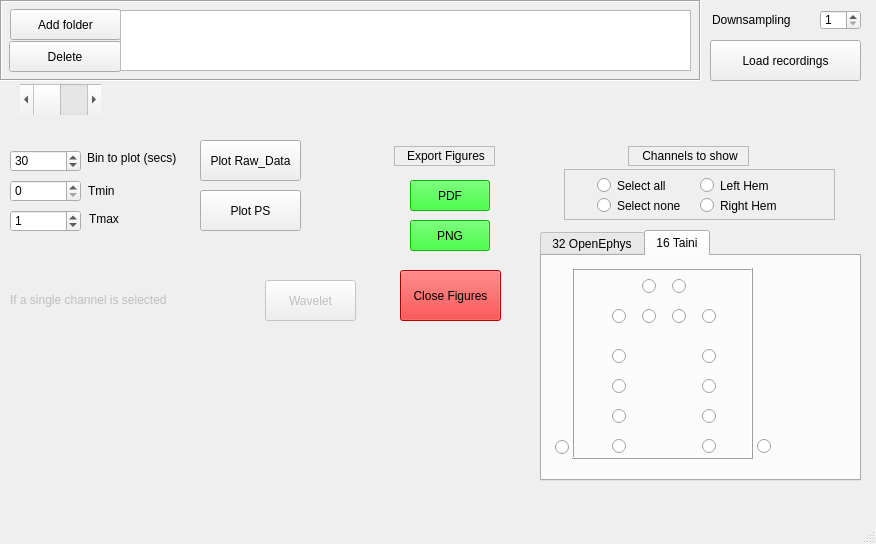
<?xml version="1.0" encoding="UTF-8"?>
<ui version="4.0">
 <class>window_record_viewer</class>
 <widget class="QMainWindow" name="window_record_viewer">
  <property name="geometry">
   <rect>
    <x>0</x>
    <y>0</y>
    <width>876</width>
    <height>544</height>
   </rect>
  </property>
  <property name="windowTitle">
   <string>MainWindow</string>
  </property>
  <widget class="QWidget" name="centralwidget">
   <widget class="QTabWidget" name="tabWidget">
    <property name="geometry">
     <rect>
      <x>540</x>
      <y>230</y>
      <width>321</width>
      <height>251</height>
     </rect>
    </property>
    <property name="currentIndex">
     <number>1</number>
    </property>
    <widget class="QWidget" name="tab_2">
     <attribute name="title">
      <string>32 OpenEphys</string>
     </attribute>
     <widget class="QPushButton" name="ButtonExportToExcel">
      <property name="geometry">
       <rect>
        <x>660</x>
        <y>550</y>
        <width>75</width>
        <height>23</height>
       </rect>
      </property>
      <property name="text">
       <string>Export</string>
      </property>
     </widget>
     <widget class="QRadioButton" name="e_11">
      <property name="geometry">
       <rect>
        <x>53</x>
        <y>71</y>
        <width>16</width>
        <height>17</height>
       </rect>
      </property>
      <property name="text">
       <string/>
      </property>
      <property name="autoExclusive">
       <bool>false</bool>
      </property>
     </widget>
     <widget class="QRadioButton" name="e_14">
      <property name="geometry">
       <rect>
        <x>83</x>
        <y>21</y>
        <width>16</width>
        <height>17</height>
       </rect>
      </property>
      <property name="toolTip">
       <string>&lt;html&gt;&lt;head/&gt;&lt;body&gt;&lt;p&gt;M1_FrA_LEFT&lt;/p&gt;&lt;/body&gt;&lt;/html&gt;</string>
      </property>
      <property name="text">
       <string/>
      </property>
      <property name="checked">
       <bool>true</bool>
      </property>
      <property name="autoExclusive">
       <bool>false</bool>
      </property>
     </widget>
     <widget class="QRadioButton" name="e_1">
      <property name="geometry">
       <rect>
        <x>43</x>
        <y>121</y>
        <width>16</width>
        <height>17</height>
       </rect>
      </property>
      <property name="text">
       <string/>
      </property>
      <property name="autoExclusive">
       <bool>false</bool>
      </property>
     </widget>
     <widget class="QRadioButton" name="e_12">
      <property name="geometry">
       <rect>
        <x>73</x>
        <y>51</y>
        <width>16</width>
        <height>17</height>
       </rect>
      </property>
      <property name="text">
       <string/>
      </property>
      <property name="autoExclusive">
       <bool>false</bool>
      </property>
     </widget>
     <widget class="QRadioButton" name="e_9">
      <property name="geometry">
       <rect>
        <x>73</x>
        <y>91</y>
        <width>16</width>
        <height>17</height>
       </rect>
      </property>
      <property name="text">
       <string/>
      </property>
      <property name="autoExclusive">
       <bool>false</bool>
      </property>
     </widget>
     <widget class="QRadioButton" name="e_4">
      <property name="geometry">
       <rect>
        <x>43</x>
        <y>151</y>
        <width>16</width>
        <height>17</height>
       </rect>
      </property>
      <property name="text">
       <string/>
      </property>
      <property name="autoExclusive">
       <bool>false</bool>
      </property>
     </widget>
     <widget class="QRadioButton" name="e_7">
      <property name="geometry">
       <rect>
        <x>43</x>
        <y>181</y>
        <width>16</width>
        <height>17</height>
       </rect>
      </property>
      <property name="text">
       <string/>
      </property>
      <property name="autoExclusive">
       <bool>false</bool>
      </property>
     </widget>
     <widget class="QRadioButton" name="e_0">
      <property name="geometry">
       <rect>
        <x>73</x>
        <y>121</y>
        <width>16</width>
        <height>17</height>
       </rect>
      </property>
      <property name="text">
       <string/>
      </property>
      <property name="autoExclusive">
       <bool>false</bool>
      </property>
     </widget>
     <widget class="QRadioButton" name="e_3">
      <property name="geometry">
       <rect>
        <x>73</x>
        <y>151</y>
        <width>16</width>
        <height>17</height>
       </rect>
      </property>
      <property name="text">
       <string/>
      </property>
      <property name="autoExclusive">
       <bool>false</bool>
      </property>
     </widget>
     <widget class="QRadioButton" name="e_15">
      <property name="geometry">
       <rect>
        <x>103</x>
        <y>21</y>
        <width>16</width>
        <height>17</height>
       </rect>
      </property>
      <property name="text">
       <string/>
      </property>
      <property name="autoExclusive">
       <bool>false</bool>
      </property>
     </widget>
     <widget class="QRadioButton" name="e_13">
      <property name="geometry">
       <rect>
        <x>103</x>
        <y>51</y>
        <width>16</width>
        <height>17</height>
       </rect>
      </property>
      <property name="text">
       <string/>
      </property>
      <property name="autoExclusive">
       <bool>false</bool>
      </property>
     </widget>
     <widget class="QRadioButton" name="e_8">
      <property name="geometry">
       <rect>
        <x>103</x>
        <y>121</y>
        <width>16</width>
        <height>17</height>
       </rect>
      </property>
      <property name="text">
       <string/>
      </property>
      <property name="autoExclusive">
       <bool>false</bool>
      </property>
     </widget>
     <widget class="QRadioButton" name="e_10">
      <property name="geometry">
       <rect>
        <x>103</x>
        <y>91</y>
        <width>16</width>
        <height>17</height>
       </rect>
      </property>
      <property name="text">
       <string/>
      </property>
      <property name="autoExclusive">
       <bool>false</bool>
      </property>
     </widget>
     <widget class="QRadioButton" name="e_2">
      <property name="geometry">
       <rect>
        <x>103</x>
        <y>151</y>
        <width>16</width>
        <height>17</height>
       </rect>
      </property>
      <property name="text">
       <string/>
      </property>
      <property name="autoExclusive">
       <bool>false</bool>
      </property>
     </widget>
     <widget class="QRadioButton" name="e_6">
      <property name="geometry">
       <rect>
        <x>73</x>
        <y>181</y>
        <width>16</width>
        <height>17</height>
       </rect>
      </property>
      <property name="text">
       <string/>
      </property>
      <property name="autoExclusive">
       <bool>false</bool>
      </property>
     </widget>
     <widget class="QRadioButton" name="e_5">
      <property name="geometry">
       <rect>
        <x>103</x>
        <y>181</y>
        <width>16</width>
        <height>17</height>
       </rect>
      </property>
      <property name="text">
       <string/>
      </property>
      <property name="autoExclusive">
       <bool>false</bool>
      </property>
     </widget>
     <widget class="QRadioButton" name="e_29">
      <property name="geometry">
       <rect>
        <x>133</x>
        <y>151</y>
        <width>16</width>
        <height>17</height>
       </rect>
      </property>
      <property name="text">
       <string/>
      </property>
      <property name="autoExclusive">
       <bool>false</bool>
      </property>
     </widget>
     <widget class="QRadioButton" name="e_18">
      <property name="geometry">
       <rect>
        <x>133</x>
        <y>51</y>
        <width>16</width>
        <height>17</height>
       </rect>
      </property>
      <property name="text">
       <string/>
      </property>
      <property name="autoExclusive">
       <bool>false</bool>
      </property>
     </widget>
     <widget class="QRadioButton" name="e_21">
      <property name="geometry">
       <rect>
        <x>133</x>
        <y>91</y>
        <width>16</width>
        <height>17</height>
       </rect>
      </property>
      <property name="text">
       <string/>
      </property>
      <property name="autoExclusive">
       <bool>false</bool>
      </property>
     </widget>
     <widget class="QRadioButton" name="e_23">
      <property name="geometry">
       <rect>
        <x>133</x>
        <y>121</y>
        <width>16</width>
        <height>17</height>
       </rect>
      </property>
      <property name="text">
       <string/>
      </property>
      <property name="autoExclusive">
       <bool>false</bool>
      </property>
     </widget>
     <widget class="QRadioButton" name="e_16">
      <property name="geometry">
       <rect>
        <x>133</x>
        <y>21</y>
        <width>16</width>
        <height>17</height>
       </rect>
      </property>
      <property name="text">
       <string/>
      </property>
      <property name="autoExclusive">
       <bool>false</bool>
      </property>
     </widget>
     <widget class="QRadioButton" name="e_26">
      <property name="geometry">
       <rect>
        <x>133</x>
        <y>181</y>
        <width>16</width>
        <height>17</height>
       </rect>
      </property>
      <property name="text">
       <string/>
      </property>
      <property name="autoExclusive">
       <bool>false</bool>
      </property>
     </widget>
     <widget class="QRadioButton" name="e_28">
      <property name="geometry">
       <rect>
        <x>163</x>
        <y>151</y>
        <width>16</width>
        <height>17</height>
       </rect>
      </property>
      <property name="text">
       <string/>
      </property>
      <property name="autoExclusive">
       <bool>false</bool>
      </property>
     </widget>
     <widget class="QRadioButton" name="e_31">
      <property name="geometry">
       <rect>
        <x>163</x>
        <y>121</y>
        <width>16</width>
        <height>17</height>
       </rect>
      </property>
      <property name="text">
       <string/>
      </property>
     </widget>
     <widget class="QRadioButton" name="e_17">
      <property name="geometry">
       <rect>
        <x>153</x>
        <y>21</y>
        <width>16</width>
        <height>17</height>
       </rect>
      </property>
      <property name="toolTip">
       <string>M1_FrA_RIGHT</string>
      </property>
      <property name="toolTipDuration">
       <number>10</number>
      </property>
      <property name="statusTip">
       <string>M1_FrA_RIGHT</string>
      </property>
      <property name="whatsThis">
       <string/>
      </property>
      <property name="accessibleName">
       <string/>
      </property>
      <property name="accessibleDescription">
       <string/>
      </property>
      <property name="text">
       <string/>
      </property>
      <property name="autoExclusive">
       <bool>false</bool>
      </property>
     </widget>
     <widget class="QRadioButton" name="e_19">
      <property name="geometry">
       <rect>
        <x>163</x>
        <y>51</y>
        <width>16</width>
        <height>17</height>
       </rect>
      </property>
      <property name="text">
       <string/>
      </property>
      <property name="autoExclusive">
       <bool>false</bool>
      </property>
     </widget>
     <widget class="QRadioButton" name="e_25">
      <property name="geometry">
       <rect>
        <x>163</x>
        <y>181</y>
        <width>16</width>
        <height>17</height>
       </rect>
      </property>
      <property name="text">
       <string/>
      </property>
      <property name="autoExclusive">
       <bool>false</bool>
      </property>
     </widget>
     <widget class="QRadioButton" name="e_22">
      <property name="geometry">
       <rect>
        <x>163</x>
        <y>91</y>
        <width>16</width>
        <height>17</height>
       </rect>
      </property>
      <property name="text">
       <string/>
      </property>
      <property name="autoExclusive">
       <bool>false</bool>
      </property>
     </widget>
     <widget class="QRadioButton" name="e_27">
      <property name="geometry">
       <rect>
        <x>193</x>
        <y>151</y>
        <width>16</width>
        <height>17</height>
       </rect>
      </property>
      <property name="text">
       <string/>
      </property>
      <property name="autoExclusive">
       <bool>false</bool>
      </property>
     </widget>
     <widget class="QRadioButton" name="e_30">
      <property name="geometry">
       <rect>
        <x>193</x>
        <y>121</y>
        <width>16</width>
        <height>17</height>
       </rect>
      </property>
      <property name="text">
       <string/>
      </property>
      <property name="autoExclusive">
       <bool>false</bool>
      </property>
     </widget>
     <widget class="QRadioButton" name="e_20">
      <property name="geometry">
       <rect>
        <x>183</x>
        <y>71</y>
        <width>16</width>
        <height>17</height>
       </rect>
      </property>
      <property name="text">
       <string/>
      </property>
      <property name="autoExclusive">
       <bool>false</bool>
      </property>
     </widget>
     <widget class="QRadioButton" name="e_24">
      <property name="geometry">
       <rect>
        <x>193</x>
        <y>181</y>
        <width>16</width>
        <height>17</height>
       </rect>
      </property>
      <property name="text">
       <string/>
      </property>
      <property name="autoExclusive">
       <bool>false</bool>
      </property>
     </widget>
     <widget class="QFrame" name="frame_3">
      <property name="geometry">
       <rect>
        <x>33</x>
        <y>11</y>
        <width>181</width>
        <height>191</height>
       </rect>
      </property>
      <property name="frameShape">
       <enum>QFrame::Box</enum>
      </property>
      <property name="frameShadow">
       <enum>QFrame::Raised</enum>
      </property>
     </widget>
     <zorder>frame_3</zorder>
     <zorder>ButtonExportToExcel</zorder>
     <zorder>e_11</zorder>
     <zorder>e_14</zorder>
     <zorder>e_1</zorder>
     <zorder>e_12</zorder>
     <zorder>e_9</zorder>
     <zorder>e_4</zorder>
     <zorder>e_7</zorder>
     <zorder>e_0</zorder>
     <zorder>e_3</zorder>
     <zorder>e_15</zorder>
     <zorder>e_13</zorder>
     <zorder>e_8</zorder>
     <zorder>e_10</zorder>
     <zorder>e_2</zorder>
     <zorder>e_6</zorder>
     <zorder>e_5</zorder>
     <zorder>e_29</zorder>
     <zorder>e_18</zorder>
     <zorder>e_21</zorder>
     <zorder>e_23</zorder>
     <zorder>e_16</zorder>
     <zorder>e_26</zorder>
     <zorder>e_28</zorder>
     <zorder>e_31</zorder>
     <zorder>e_17</zorder>
     <zorder>e_19</zorder>
     <zorder>e_25</zorder>
     <zorder>e_22</zorder>
     <zorder>e_27</zorder>
     <zorder>e_30</zorder>
     <zorder>e_20</zorder>
     <zorder>e_24</zorder>
    </widget>
    <widget class="QWidget" name="tab">
     <attribute name="title">
      <string>16 Taini</string>
     </attribute>
     <widget class="QFrame" name="frame_5">
      <property name="geometry">
       <rect>
        <x>30</x>
        <y>12</y>
        <width>181</width>
        <height>191</height>
       </rect>
      </property>
      <property name="frameShape">
       <enum>QFrame::Box</enum>
      </property>
      <property name="frameShadow">
       <enum>QFrame::Raised</enum>
      </property>
      <widget class="QRadioButton" name="et_2">
       <property name="geometry">
        <rect>
         <x>100</x>
         <y>40</y>
         <width>16</width>
         <height>17</height>
        </rect>
       </property>
       <property name="toolTip">
        <string>&lt;html&gt;&lt;head/&gt;&lt;body&gt;&lt;p&gt;M2_ant&lt;/p&gt;&lt;/body&gt;&lt;/html&gt;</string>
       </property>
       <property name="text">
        <string/>
       </property>
       <property name="autoExclusive">
        <bool>false</bool>
       </property>
      </widget>
      <widget class="QRadioButton" name="et_5">
       <property name="geometry">
        <rect>
         <x>130</x>
         <y>170</y>
         <width>16</width>
         <height>17</height>
        </rect>
       </property>
       <property name="toolTip">
        <string>&lt;html&gt;&lt;head/&gt;&lt;body&gt;&lt;p&gt;V1M&lt;/p&gt;&lt;/body&gt;&lt;/html&gt;</string>
       </property>
       <property name="text">
        <string/>
       </property>
       <property name="autoExclusive">
        <bool>false</bool>
       </property>
      </widget>
      <widget class="QRadioButton" name="et_11">
       <property name="geometry">
        <rect>
         <x>40</x>
         <y>140</y>
         <width>16</width>
         <height>17</height>
        </rect>
       </property>
       <property name="text">
        <string/>
       </property>
       <property name="autoExclusive">
        <bool>false</bool>
       </property>
      </widget>
     </widget>
     <widget class="QRadioButton" name="et_6">
      <property name="geometry">
       <rect>
        <x>160</x>
        <y>92</y>
        <width>16</width>
        <height>17</height>
       </rect>
      </property>
      <property name="toolTip">
       <string>&lt;html&gt;&lt;head/&gt;&lt;body&gt;&lt;p&gt;S1HL_S1FL&lt;/p&gt;&lt;/body&gt;&lt;/html&gt;</string>
      </property>
      <property name="text">
       <string/>
      </property>
      <property name="autoExclusive">
       <bool>false</bool>
      </property>
     </widget>
     <widget class="QRadioButton" name="et_12">
      <property name="geometry">
       <rect>
        <x>70</x>
        <y>182</y>
        <width>16</width>
        <height>17</height>
       </rect>
      </property>
      <property name="text">
       <string/>
      </property>
      <property name="autoExclusive">
       <bool>false</bool>
      </property>
     </widget>
     <widget class="QRadioButton" name="et_13">
      <property name="geometry">
       <rect>
        <x>70</x>
        <y>92</y>
        <width>16</width>
        <height>17</height>
       </rect>
      </property>
      <property name="text">
       <string/>
      </property>
      <property name="autoExclusive">
       <bool>false</bool>
      </property>
     </widget>
     <widget class="QRadioButton" name="et_0">
      <property name="geometry">
       <rect>
        <x>160</x>
        <y>122</y>
        <width>16</width>
        <height>17</height>
       </rect>
      </property>
      <property name="toolTip">
       <string>&lt;html&gt;&lt;head/&gt;&lt;body&gt;&lt;p&gt;S1Tr&lt;/p&gt;&lt;/body&gt;&lt;/html&gt;</string>
      </property>
      <property name="text">
       <string/>
      </property>
     </widget>
     <widget class="QRadioButton" name="et_3">
      <property name="geometry">
       <rect>
        <x>160</x>
        <y>52</y>
        <width>16</width>
        <height>17</height>
       </rect>
      </property>
      <property name="toolTip">
       <string>&lt;html&gt;&lt;head/&gt;&lt;body&gt;&lt;p&gt;M1_ant&lt;/p&gt;&lt;/body&gt;&lt;/html&gt;</string>
      </property>
      <property name="text">
       <string/>
      </property>
      <property name="autoExclusive">
       <bool>false</bool>
      </property>
     </widget>
     <widget class="QRadioButton" name="et_8">
      <property name="geometry">
       <rect>
        <x>100</x>
        <y>22</y>
        <width>16</width>
        <height>17</height>
       </rect>
      </property>
      <property name="text">
       <string/>
      </property>
      <property name="autoExclusive">
       <bool>false</bool>
      </property>
     </widget>
     <widget class="QRadioButton" name="et_4">
      <property name="geometry">
       <rect>
        <x>160</x>
        <y>152</y>
        <width>16</width>
        <height>17</height>
       </rect>
      </property>
      <property name="toolTip">
       <string>&lt;html&gt;&lt;head/&gt;&lt;body&gt;&lt;p&gt;V2ML&lt;/p&gt;&lt;/body&gt;&lt;/html&gt;</string>
      </property>
      <property name="text">
       <string/>
      </property>
      <property name="autoExclusive">
       <bool>false</bool>
      </property>
     </widget>
     <widget class="QRadioButton" name="et_10">
      <property name="geometry">
       <rect>
        <x>70</x>
        <y>52</y>
        <width>16</width>
        <height>17</height>
       </rect>
      </property>
      <property name="text">
       <string/>
      </property>
      <property name="autoExclusive">
       <bool>false</bool>
      </property>
     </widget>
     <widget class="QRadioButton" name="et_7">
      <property name="geometry">
       <rect>
        <x>70</x>
        <y>122</y>
        <width>16</width>
        <height>17</height>
       </rect>
      </property>
      <property name="text">
       <string/>
      </property>
      <property name="autoExclusive">
       <bool>false</bool>
      </property>
     </widget>
     <widget class="QRadioButton" name="et_1">
      <property name="geometry">
       <rect>
        <x>130</x>
        <y>22</y>
        <width>16</width>
        <height>17</height>
       </rect>
      </property>
      <property name="toolTip">
       <string>&lt;html&gt;&lt;head/&gt;&lt;body&gt;&lt;p&gt;M2_FrA&lt;/p&gt;&lt;/body&gt;&lt;/html&gt;</string>
      </property>
      <property name="text">
       <string/>
      </property>
      <property name="autoExclusive">
       <bool>false</bool>
      </property>
     </widget>
     <widget class="QRadioButton" name="et_9">
      <property name="geometry">
       <rect>
        <x>100</x>
        <y>52</y>
        <width>16</width>
        <height>17</height>
       </rect>
      </property>
      <property name="text">
       <string/>
      </property>
      <property name="autoExclusive">
       <bool>false</bool>
      </property>
     </widget>
     <widget class="QRadioButton" name="et_14">
      <property name="geometry">
       <rect>
        <x>215</x>
        <y>182</y>
        <width>16</width>
        <height>17</height>
       </rect>
      </property>
      <property name="toolTip">
       <string>&lt;html&gt;&lt;head/&gt;&lt;body&gt;&lt;p&gt;EMG_Right&lt;/p&gt;&lt;/body&gt;&lt;/html&gt;</string>
      </property>
      <property name="text">
       <string/>
      </property>
      <property name="autoExclusive">
       <bool>false</bool>
      </property>
     </widget>
     <widget class="QRadioButton" name="et_15">
      <property name="geometry">
       <rect>
        <x>13</x>
        <y>183</y>
        <width>16</width>
        <height>17</height>
       </rect>
      </property>
      <property name="toolTip">
       <string>&lt;html&gt;&lt;head/&gt;&lt;body&gt;&lt;p&gt;EMG_Left&lt;/p&gt;&lt;/body&gt;&lt;/html&gt;</string>
      </property>
      <property name="text">
       <string/>
      </property>
      <property name="autoExclusive">
       <bool>false</bool>
      </property>
     </widget>
    </widget>
   </widget>
   <widget class="QFrame" name="frame_Experimental_2">
    <property name="geometry">
     <rect>
      <x>0</x>
      <y>0</y>
      <width>701</width>
      <height>81</height>
     </rect>
    </property>
    <property name="frameShape">
     <enum>QFrame::Box</enum>
    </property>
    <property name="frameShadow">
     <enum>QFrame::Sunken</enum>
    </property>
    <widget class="QPushButton" name="ButtonAdd_IndRecords">
     <property name="geometry">
      <rect>
       <x>10</x>
       <y>9</y>
       <width>111</width>
       <height>31</height>
      </rect>
     </property>
     <property name="text">
      <string>Add folder</string>
     </property>
    </widget>
    <widget class="QPushButton" name="ButtonDelete_IndRecords">
     <property name="geometry">
      <rect>
       <x>9</x>
       <y>41</y>
       <width>112</width>
       <height>31</height>
      </rect>
     </property>
     <property name="text">
      <string>Delete</string>
     </property>
    </widget>
    <widget class="QListWidget" name="listWidget_Indiv_recordings">
     <property name="geometry">
      <rect>
       <x>120</x>
       <y>10</y>
       <width>571</width>
       <height>61</height>
      </rect>
     </property>
    </widget>
   </widget>
   <widget class="QSpinBox" name="spinBoxDownsampling_2">
    <property name="enabled">
     <bool>true</bool>
    </property>
    <property name="geometry">
     <rect>
      <x>820</x>
      <y>10</y>
      <width>41</width>
      <height>20</height>
     </rect>
    </property>
    <property name="minimum">
     <number>1</number>
    </property>
    <property name="maximum">
     <number>128</number>
    </property>
    <property name="value">
     <number>1</number>
    </property>
   </widget>
   <widget class="QLabel" name="label_20">
    <property name="enabled">
     <bool>true</bool>
    </property>
    <property name="geometry">
     <rect>
      <x>712</x>
      <y>10</y>
      <width>101</width>
      <height>20</height>
     </rect>
    </property>
    <property name="text">
     <string>Downsampling</string>
    </property>
   </widget>
   <widget class="QPushButton" name="ButtonLoadRecordings">
    <property name="geometry">
     <rect>
      <x>710</x>
      <y>40</y>
      <width>151</width>
      <height>41</height>
     </rect>
    </property>
    <property name="text">
     <string>Load recordings</string>
    </property>
   </widget>
   <widget class="QScrollBar" name="ScrollBarCurrentRecord">
    <property name="geometry">
     <rect>
      <x>20</x>
      <y>84</y>
      <width>81</width>
      <height>31</height>
     </rect>
    </property>
    <property name="orientation">
     <enum>Qt::Horizontal</enum>
    </property>
   </widget>
   <widget class="QLabel" name="labelCurrentRecording">
    <property name="geometry">
     <rect>
      <x>110</x>
      <y>90</y>
      <width>751</width>
      <height>31</height>
     </rect>
    </property>
    <property name="text">
     <string/>
    </property>
   </widget>
   <widget class="QSpinBox" name="BoxBinSize">
    <property name="geometry">
     <rect>
      <x>10</x>
      <y>150</y>
      <width>71</width>
      <height>22</height>
     </rect>
    </property>
    <property name="maximum">
     <number>600000</number>
    </property>
    <property name="singleStep">
     <number>30</number>
    </property>
    <property name="value">
     <number>30</number>
    </property>
   </widget>
   <widget class="QPushButton" name="ButtonCoherogram">
    <property name="enabled">
     <bool>false</bool>
    </property>
    <property name="geometry">
     <rect>
      <x>265</x>
      <y>280</y>
      <width>91</width>
      <height>41</height>
     </rect>
    </property>
    <property name="text">
     <string>Wavelet</string>
    </property>
   </widget>
   <widget class="QSpinBox" name="BoxTmax">
    <property name="geometry">
     <rect>
      <x>10</x>
      <y>210</y>
      <width>71</width>
      <height>22</height>
     </rect>
    </property>
    <property name="maximum">
     <number>6000000</number>
    </property>
    <property name="singleStep">
     <number>60</number>
    </property>
    <property name="value">
     <number>1</number>
    </property>
   </widget>
   <widget class="QLabel" name="label_5">
    <property name="geometry">
     <rect>
      <x>87</x>
      <y>150</y>
      <width>151</width>
      <height>16</height>
     </rect>
    </property>
    <property name="text">
     <string>Bin to plot (secs)</string>
    </property>
   </widget>
   <widget class="QLabel" name="label_8">
    <property name="geometry">
     <rect>
      <x>88</x>
      <y>184</y>
      <width>47</width>
      <height>13</height>
     </rect>
    </property>
    <property name="text">
     <string>Tmin</string>
    </property>
   </widget>
   <widget class="QSpinBox" name="BoxTmin">
    <property name="geometry">
     <rect>
      <x>10</x>
      <y>180</y>
      <width>71</width>
      <height>22</height>
     </rect>
    </property>
    <property name="maximum">
     <number>6000000</number>
    </property>
    <property name="singleStep">
     <number>60</number>
    </property>
   </widget>
   <widget class="QLabel" name="label_22">
    <property name="geometry">
     <rect>
      <x>89</x>
      <y>212</y>
      <width>47</width>
      <height>13</height>
     </rect>
    </property>
    <property name="text">
     <string>Tmax</string>
    </property>
   </widget>
   <widget class="QLabel" name="label_25">
    <property name="enabled">
     <bool>false</bool>
    </property>
    <property name="geometry">
     <rect>
      <x>10</x>
      <y>292</y>
      <width>211</width>
      <height>16</height>
     </rect>
    </property>
    <property name="text">
     <string>If a single channel is selected</string>
    </property>
   </widget>
   <widget class="QPushButton" name="ButtonPlotRawData">
    <property name="geometry">
     <rect>
      <x>200</x>
      <y>140</y>
      <width>101</width>
      <height>41</height>
     </rect>
    </property>
    <property name="text">
     <string>Plot Raw_Data</string>
    </property>
   </widget>
   <widget class="QPushButton" name="ButtonPlotPS">
    <property name="geometry">
     <rect>
      <x>200</x>
      <y>190</y>
      <width>101</width>
      <height>41</height>
     </rect>
    </property>
    <property name="text">
     <string>Plot PS</string>
    </property>
   </widget>
   <widget class="QLabel" name="label_4">
    <property name="geometry">
     <rect>
      <x>394</x>
      <y>146</y>
      <width>101</width>
      <height>20</height>
     </rect>
    </property>
    <property name="frameShape">
     <enum>QFrame::StyledPanel</enum>
    </property>
    <property name="text">
     <string>&lt;html&gt;&lt;head/&gt;&lt;body&gt;&lt;p align=&quot;center&quot;&gt;Export Figures&lt;/p&gt;&lt;/body&gt;&lt;/html&gt;</string>
    </property>
   </widget>
   <widget class="QPushButton" name="ButtonExportIndPNG">
    <property name="geometry">
     <rect>
      <x>410</x>
      <y>220</y>
      <width>80</width>
      <height>31</height>
     </rect>
    </property>
    <property name="styleSheet">
     <string notr="true">background-color: rgb(0, 255, 0);</string>
    </property>
    <property name="text">
     <string>PNG</string>
    </property>
   </widget>
   <widget class="QPushButton" name="ButtonExportIndPDF">
    <property name="geometry">
     <rect>
      <x>410</x>
      <y>180</y>
      <width>80</width>
      <height>31</height>
     </rect>
    </property>
    <property name="styleSheet">
     <string notr="true">background-color: rgb(0, 255, 0);</string>
    </property>
    <property name="text">
     <string>PDF</string>
    </property>
   </widget>
   <widget class="QPushButton" name="ButtonCloseFigures">
    <property name="geometry">
     <rect>
      <x>400</x>
      <y>270</y>
      <width>101</width>
      <height>51</height>
     </rect>
    </property>
    <property name="styleSheet">
     <string notr="true">background-color: rgb(255, 0, 0);</string>
    </property>
    <property name="text">
     <string>Close Figures</string>
    </property>
   </widget>
   <widget class="QLabel" name="label_Tmax">
    <property name="geometry">
     <rect>
      <x>20</x>
      <y>119</y>
      <width>71</width>
      <height>16</height>
     </rect>
    </property>
    <property name="text">
     <string/>
    </property>
   </widget>
   <widget class="QRadioButton" name="radioSelectLeftHem">
    <property name="geometry">
     <rect>
      <x>700</x>
      <y>177</y>
      <width>81</width>
      <height>17</height>
     </rect>
    </property>
    <property name="text">
     <string>Left Hem</string>
    </property>
   </widget>
   <widget class="QLabel" name="label_7">
    <property name="geometry">
     <rect>
      <x>628</x>
      <y>146</y>
      <width>121</width>
      <height>20</height>
     </rect>
    </property>
    <property name="frameShape">
     <enum>QFrame::StyledPanel</enum>
    </property>
    <property name="text">
     <string>&lt;html&gt;&lt;head/&gt;&lt;body&gt;&lt;p align=&quot;center&quot;&gt;Channels to show&lt;/p&gt;&lt;/body&gt;&lt;/html&gt;</string>
    </property>
   </widget>
   <widget class="QRadioButton" name="radioSelectNone">
    <property name="geometry">
     <rect>
      <x>597</x>
      <y>197</y>
      <width>101</width>
      <height>17</height>
     </rect>
    </property>
    <property name="text">
     <string>Select none</string>
    </property>
   </widget>
   <widget class="QRadioButton" name="radioSelectAll">
    <property name="geometry">
     <rect>
      <x>597</x>
      <y>177</y>
      <width>82</width>
      <height>17</height>
     </rect>
    </property>
    <property name="text">
     <string>Select all</string>
    </property>
   </widget>
   <widget class="QRadioButton" name="radioSelectRightHem">
    <property name="geometry">
     <rect>
      <x>700</x>
      <y>197</y>
      <width>91</width>
      <height>17</height>
     </rect>
    </property>
    <property name="text">
     <string>Right Hem</string>
    </property>
   </widget>
   <widget class="QFrame" name="frame">
    <property name="geometry">
     <rect>
      <x>564</x>
      <y>169</y>
      <width>271</width>
      <height>51</height>
     </rect>
    </property>
    <property name="frameShape">
     <enum>QFrame::StyledPanel</enum>
    </property>
    <property name="frameShadow">
     <enum>QFrame::Raised</enum>
    </property>
   </widget>
   <zorder>frame</zorder>
   <zorder>tabWidget</zorder>
   <zorder>frame_Experimental_2</zorder>
   <zorder>spinBoxDownsampling_2</zorder>
   <zorder>label_20</zorder>
   <zorder>ButtonLoadRecordings</zorder>
   <zorder>ScrollBarCurrentRecord</zorder>
   <zorder>labelCurrentRecording</zorder>
   <zorder>BoxBinSize</zorder>
   <zorder>ButtonCoherogram</zorder>
   <zorder>BoxTmax</zorder>
   <zorder>label_5</zorder>
   <zorder>label_8</zorder>
   <zorder>BoxTmin</zorder>
   <zorder>label_22</zorder>
   <zorder>label_25</zorder>
   <zorder>ButtonPlotRawData</zorder>
   <zorder>ButtonPlotPS</zorder>
   <zorder>label_4</zorder>
   <zorder>ButtonExportIndPNG</zorder>
   <zorder>ButtonExportIndPDF</zorder>
   <zorder>ButtonCloseFigures</zorder>
   <zorder>label_Tmax</zorder>
   <zorder>radioSelectLeftHem</zorder>
   <zorder>label_7</zorder>
   <zorder>radioSelectNone</zorder>
   <zorder>radioSelectAll</zorder>
   <zorder>radioSelectRightHem</zorder>
  </widget>
  <widget class="QMenuBar" name="menubar">
   <property name="geometry">
    <rect>
     <x>0</x>
     <y>0</y>
     <width>876</width>
     <height>20</height>
    </rect>
   </property>
  </widget>
  <widget class="QStatusBar" name="statusbar"/>
 </widget>
 <resources/>
 <connections/>
</ui>
